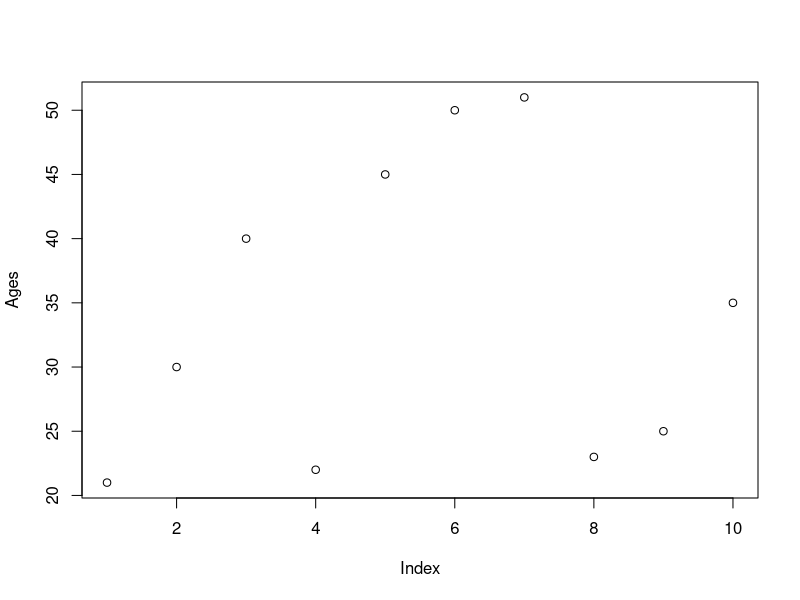
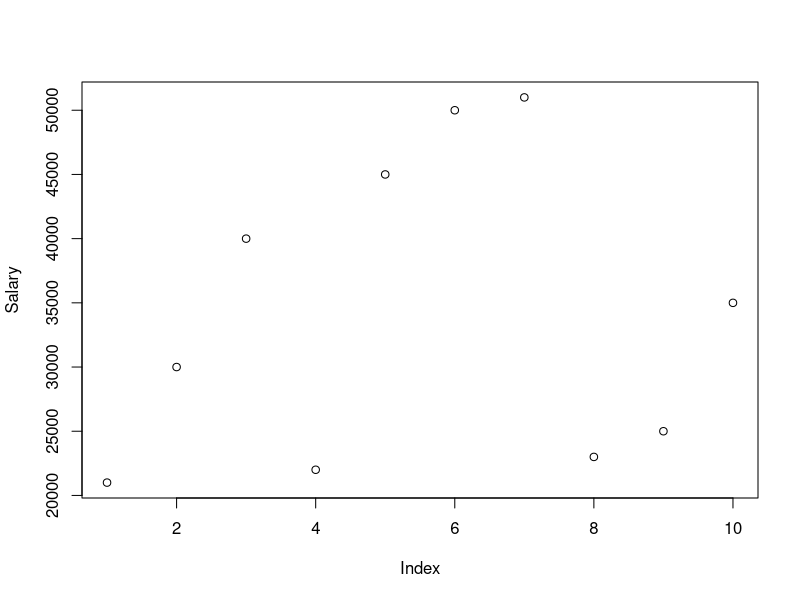
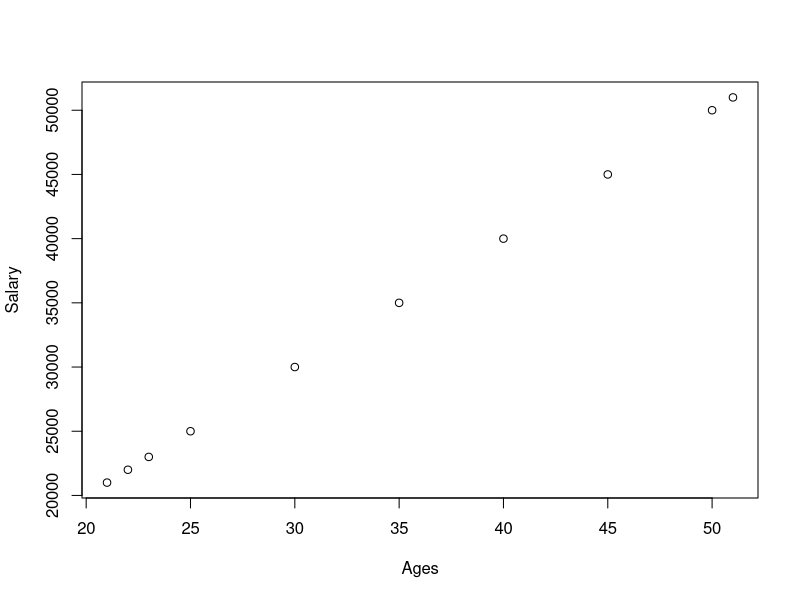

These figures' R source, in order: (Note: this script raises an error after producing the figures.)
Ages=c(21,30,40,22,45,50,51,23,25,35)
plot(Ages)

Salary=c(21000,30000,40000,22000,45000,50000,51000,23000,25000,35000)
plot(Salary)

plot(Ages,Salary)
help(plot)

airquality=datasets::airquality
head(airquality)
tail(airquality)
names(airquality)
str(airquality)
dim(airquality)

airquality[,c(1,2)]

df=airquality[,-6]

summary(airquality[,1])
summary(airquality$Temp)
airquality$Wind
summry(airquality$Wind)


summary(airquality)

plot(airquality$Wind)
plot(airquality$Temp,airquality$Wind,type="l")

plot(airquality$Ozone,airquality$Month)

plot(airquality)

plot(airquality$Wind,
     xlab="Ozone Concentration", #for x label
     ylab = "No. of Instances",  #for y label
     main = "Ozones Level in NewYork City", #for main heading
     col="red",#for coloring the plotters color
     type="b"#for type of graph
    )

plot(airquality$Ozone,airquality$Solar.R)
plot(airquality$Solar.R,airquality$Ozone)


##################################DAY 4##################################################

barplot(airquality$Ozone,
        main="Ozone Concentration in Air",
        ylab="Oone Levels",
       col="blue",
       horiz=1,#bydefault plot will be vertical if horiz is not true if want to plot horizontal horiz=T
       axes=T
       )

#Histogram

hist(airquality$Temp)

hist(airquality$Temp,
     main="Solar Radiation Value in Air",
     xlab="Solar rad.",
     col="black",
     border = "yellow"
     )
help("hist")

#Single box plot
help("boxplot")

boxplot(airquality$Wind,
        main="Boxplot",
        col="blue",
        border="black",
        horizontal=T
        )
boxplot.stats(airquality$Wind)$out#it will give outliers value


#Multiple Boxplots

boxplot(airquality[,1:4],
        main="Multiple Box Plots",
        ylab="Labels",
        xlab="Range",
        horizontal = T,
        col="black",
        border="red"
        )

#######################################
help("par")
par(mfrow=c(3,3),mar=c(1,2,1,2), las=0, bty="o")
plot(airquality$Ozone)
plot(airquality$Ozone,airquality$Wind)
hist(airquality$Temp)
boxplot(airquality$Wind,
       horizontal=T)
plot(airquality$Solar.R)
hist(airquality$Solar.R)
boxplot(airquality[,0:4],
        main="Multiple Boxplots")
plot(airquality$Ozone,airquality$Day,
     col="red")

#############################
#Considering NA Values
airquality
max(airquality$Wind)
min(airquality$Temp)
min(airquality$Solar.R)
mean(airquality$Solar.R)
mean(airquality$Solar.R)
mean(airquality$Wind)

mean(airquality$Solar.R,na.rm = T)#na.rm is used to ignore NA value during calculating mean
median(airquality$Ozone)
median(airquality$Ozone,na.rm = T)#na.rm is used to ignore NA value during calculating median
min(airquality$Ozone)
min(airquality$Ozone,na.rm = T)#na.rm is used to ignore NA value during calculating minimum
airquality


#Variance
var(airquality$Wind)
sd(airquality$Ozone,na.rm =T)#calculating standard deviation
skewness(airquality$Ozone,na.rm=T)
kurtosis(airquality$Ozone,na.rm=T)
skewness(airquality[,1:4],na.rm=T)

#Density Plot
plot(density(airquality$Wind))
par(mfrow=c(1,1),mar=c(1,2,1,2), las=0, bty="o")
plot(density(airquality$Ozone,na.rm=T))


#
e_quakes=datasets::quakes
